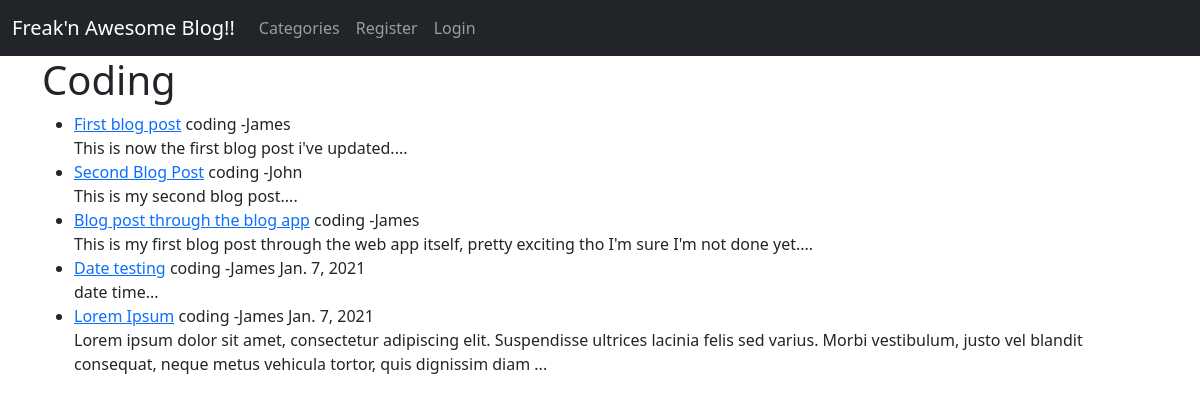
The page /category_body/coding on the database as committed earlier.
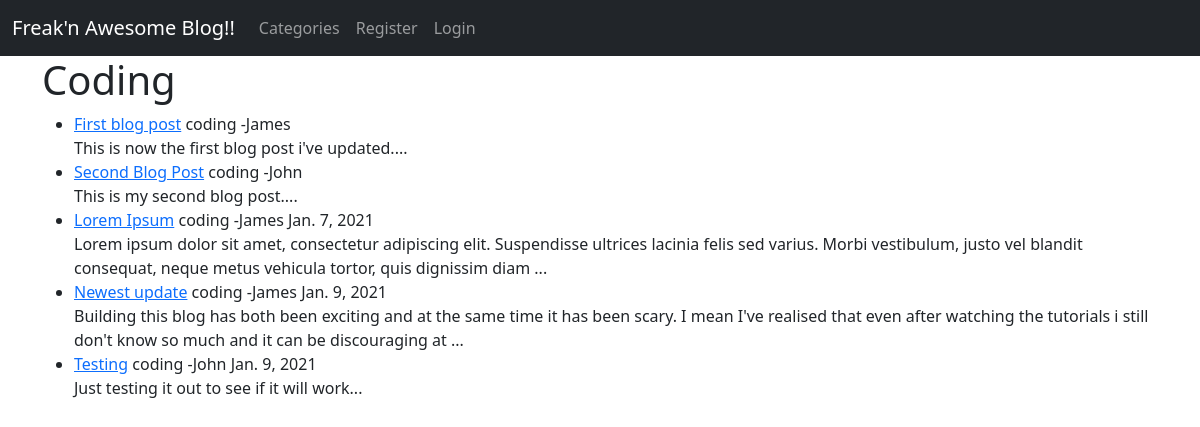
The same page on the database as committed later.
### theblog/models.py (models this page shows, shortened)
class Post(models.Model):
    title = models.CharField(max_length=255)
    author = models.ForeignKey(User, on_delete=models.CASCADE)
    body = models.TextField()
    title_tag = models.CharField(max_length=255, null=True, blank=True)
    date_time = models.DateTimeField(auto_now_add=True, null=True, blank=True)
    category = models.CharField(max_length=255, default= '')
    likes = models.ManyToManyField(User, related_name='blogpost_like')

### theblog/views.py (the view)
# urls.py: path('category_body/<str:cats>', CategoryView, name= 'category_body'),
def CategoryView(request, cats):
    category_post = Post.objects.filter(category=cats.replace('-', ' '))
    context = {'cats':cats.title().replace('-',' '), 'category_post': category_post}
    return render(request, 'category.html', context )

### theblog/templates/category.html (shortened to what this page needs)
{% extends 'base.html' %}
 {% block content %}
{% if category_post %}
<h1>{{ cats }}</h1>
<ul>
    {% for post in category_post %}
       <li><a href="{% url 'article-detail' post.pk %}">{{ post.title }}</a> {{post.category}}
           -{{ post.author }}  {{post.date_time.date}}</li>
           {{ post.body|slice:'200'|safe }}...
    {% endfor %}
</ul>
{% else %}
   Sorry this page does not exist....
{% endif %}
 {% endblock %}

Rows that differ between the two databases and show on the page:
removed Post: title "Blog post through the blog app", category "coding", author "James", body "This is my first blog post through the web app itself, pretty exciting tho I'm sure I'm not done yet."
removed Post: title "Date testing", category "coding", author "James", date_time "Jan. 7, 2021", body "date time"
added Post: title "Newest update", category "coding", author "James", date_time "Jan. 9, 2021", body "Building this blog has both been exciting and at the same time it has been scary. I mean I've realised that even after watching the tutorials i still don't know so much and it can be discouraging at"
added Post: title "Testing", category "coding", author "John", date_time "Jan. 9, 2021", body "Just testing it out to see if it will work"
